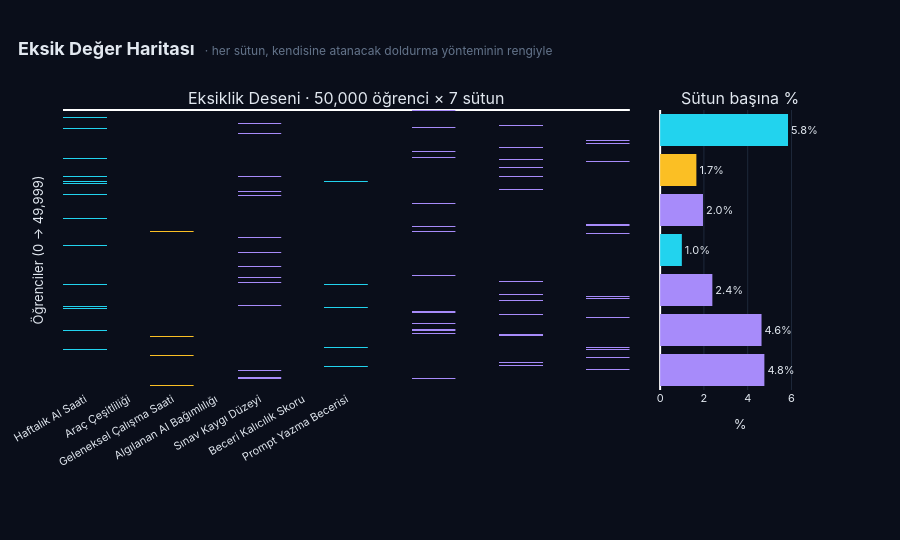

Notebook source saved alongside this figure:
### Markdown cell above
<div style="background:linear-gradient(90deg,#0b1220 0%,#101a2e 100%);
  border-left:6px solid #22d3ee; padding:14px 22px; border-radius:10px;
  margin:22px 0 8px; box-shadow:0 4px 12px rgba(0,0,0,0.30);">
  <span style="color:#22d3ee; font-weight:800; font-size:0.74em; letter-spacing:2.4px;">ALT BÖLÜM</span>
  <h3 style="color:#f1f5f9; font-family:'Inter','Segoe UI',sans-serif; font-weight:700;
    font-size:1.18em; margin:4px 0 0; letter-spacing:0.5px;">2. EKSİK DEĞER DAĞILIMI</h3>
</div>

### Code cell
# ════════════════════════════════════════════════════════════════════
# 1b — Eksik Değer Haritası (dağılım deseni)
# ════════════════════════════════════════════════════════════════════
miss_matrix = df_raw[ALL_MISS].isnull().astype(int).values
# Görsel iyileştirme: her sütun kendi stratejik rengiyle aydınlansın (mevcut → cam efektli rampa)
col_colors = [STRATEGY_LABEL[c][1] for c in ALL_MISS]

# Subplot — sol: stratejiye göre renkli kolon haritası, sağ: sütun bazlı eksiklik oran çubuğu
fig_A = make_subplots(rows=1, cols=2, column_widths=[0.78, 0.22],
                     horizontal_spacing=0.04,
                     subplot_titles=('Eksiklik Deseni · 50,000 öğrenci × 7 sütun',
                                     'Sütun başına %'))

# Her sütunu kendi rengiyle çiz (sütunun rengi = doldurma yöntemi)
for j, col in enumerate(ALL_MISS):
    col_z = miss_matrix[:, j].reshape(-1, 1).astype(float)
    base = col_colors[j]
    r_, g_, b_ = int(base[1:3],16), int(base[3:5],16), int(base[5:7],16)
    fig_A.add_trace(go.Heatmap(
        z=col_z, x=[col], showscale=False, hoverongaps=False,
        colorscale=[[0, 'rgba(15,23,42,0)'], [0.5, 'rgba(15,23,42,0)'],
                    [0.5001, f'rgba({r_},{g_},{b_},0.85)'], [1, f'rgba({r_},{g_},{b_},1)']],
        hovertemplate=f'{col}<br>satır %{{y}}<br>eksik<extra></extra>',
    ), row=1, col=1)

# Sağda: yatay bar — eksik %
fig_A.add_trace(go.Bar(
    x=[miss_pct[c] for c in ALL_MISS], y=ALL_MISS, orientation='h',
    marker=dict(color=col_colors, line=dict(width=0)),
    text=[f'{miss_pct[c]:.1f}%' for c in ALL_MISS], textposition='outside',
    textfont=dict(color=P['text'], size=11, family='Inter'),
    hovertemplate='%{y}<br>%{x:.2f}%<extra></extra>', showlegend=False,
), row=1, col=2)

fig_A.update_layout(
    title=dict(text='<b>Eksik Değer Haritası</b>  <span style="color:#64748b; font-size:12px">· her sütun, kendisine atanacak doldurma yönteminin rengiyle</span>',
               font=dict(size=18, color=P['text'], family='Inter'), x=0.02, xanchor='left'),
    paper_bgcolor=P['bg'], plot_bgcolor=P['bg'],
    font=dict(family='Inter', color=P['text'], size=11),
    height=540, margin=dict(l=40, r=80, t=110, b=150),
    showlegend=False,
)
fig_A.update_xaxes(tickangle=-30, showgrid=False, row=1, col=1, tickfont=dict(size=11))
fig_A.update_yaxes(showticklabels=False, showgrid=False, autorange='reversed',
                  title='Öğrenciler (0 → 49,999)', row=1, col=1)
fig_A.update_xaxes(title='%', gridcolor=P['grid'], row=1, col=2,
                  range=[0, max(miss_pct.values)*1.25])
fig_A.update_yaxes(showticklabels=False, showgrid=False, autorange='reversed', row=1, col=2)
fig_A.show()
total_miss = int(miss_matrix.sum())
display(card('GÖZLEM', '#22d3ee',
    f"Toplam {total_miss:,} eksik hücre 7 sütuna dağınık şekilde serpilmiş."))

### Figure 1 — Plotly figure (JSON) as saved in the notebook; plotly's stock layout.template omitted (floating-point values rounded to 4 significant figures; data arrays with more than 128 entries replaced by an {"elided": "..."} marker saying what was removed)
{"data": [{"colorscale": [[0, "rgba(15,23,42,0)"], [0.5, "rgba(15,23,42,0)"], [0.5001, "rgba(34,211,238,0.85)"], [1, "rgba(34,211,238,1)"]], "hoverongaps": false, "hovertemplate": "Haftalık AI Saati<br>satır %{y}<br>eksik<extra></extra>", "showscale": false, "type": "heatmap", "x": ["Haftalık AI Saati"], "xaxis": "x", "yaxis": "y", "z": {"elided": "50000x1 float values"}}, {"colorscale": [[0, "rgba(15,23,42,0)"], [0.5, "rgba(15,23,42,0)"], [0.5001, "rgba(251,191,36,0.85)"], [1, "rgba(251,191,36,1)"]], "hoverongaps": false, "hovertemplate": "Araç Çeşitliliği<br>satır %{y}<br>eksik<extra></extra>", "showscale": false, "type": "heatmap", "x": ["Araç Çeşitliliği"], "xaxis": "x", "yaxis": "y", "z": {"elided": "50000x1 float values"}}, {"colorscale": [[0, "rgba(15,23,42,0)"], [0.5, "rgba(15,23,42,0)"], [0.5001, "rgba(167,139,250,0.85)"], [1, "rgba(167,139,250,1)"]], "hoverongaps": false, "hovertemplate": "Geleneksel Çalışma Saati<br>satır %{y}<br>eksik<extra></extra>", "showscale": false, "type": "heatmap", "x": ["Geleneksel Çalışma Saati"], "xaxis": "x", "yaxis": "y", "z": {"elided": "50000x1 float values"}}, {"colorscale": [[0, "rgba(15,23,42,0)"], [0.5, "rgba(15,23,42,0)"], [0.5001, "rgba(34,211,238,0.85)"], [1, "rgba(34,211,238,1)"]], "hoverongaps": false, "hovertemplate": "Algılanan AI Bağımlılığı<br>satır %{y}<br>eksik<extra></extra>", "showscale": false, "type": "heatmap", "x": ["Algılanan AI Bağımlılığı"], "xaxis": "x", "yaxis": "y", "z": {"elided": "50000x1 float values"}}, {"colorscale": [[0, "rgba(15,23,42,0)"], [0.5, "rgba(15,23,42,0)"], [0.5001, "rgba(167,139,250,0.85)"], [1, "rgba(167,139,250,1)"]], "hoverongaps": false, "hovertemplate": "Sınav Kaygı Düzeyi<br>satır %{y}<br>eksik<extra></extra>", "showscale": false, "type": "heatmap", "x": ["Sınav Kaygı Düzeyi"], "xaxis": "x", "yaxis": "y", "z": {"elided": "50000x1 float values"}}, {"colorscale": [[0, "rgba(15,23,42,0)"], [0.5, "rgba(15,23,42,0)"], [0.5001, "rgba(167,139,250,0.85)"], [1, "rgba(167,139,250,1)"]], "hoverongaps": false, "hovertemplate": "Beceri Kalıcılık Skoru<br>satır %{y}<br>eksik<extra></extra>", "showscale": false, "type": "heatmap", "x": ["Beceri Kalıcılık Skoru"], "xaxis": "x", "yaxis": "y", "z": {"elided": "50000x1 float values"}}, {"colorscale": [[0, "rgba(15,23,42,0)"], [0.5, "rgba(15,23,42,0)"], [0.5001, "rgba(167,139,250,0.85)"], [1, "rgba(167,139,250,1)"]], "hoverongaps": false, "hovertemplate": "Prompt Yazma Becerisi<br>satır %{y}<br>eksik<extra></extra>", "showscale": false, "type": "heatmap", "x": ["Prompt Yazma Becerisi"], "xaxis": "x", "yaxis": "y", "z": {"elided": "50000x1 float values"}}, {"hovertemplate": "%{y}<br>%{x:.2f}%<extra></extra>", "marker": {"color": ["#22d3ee", "#fbbf24", "#a78bfa", "#22d3ee", "#a78bfa", "#a78bfa", "#a78bfa"], "line": {"width": 0}}, "orientation": "h", "showlegend": false, "text": ["5.8%", "1.7%", "2.0%", "1.0%", "2.4%", "4.6%", "4.8%"], "textfont": {"color": "#e2e8f0", "family": "Inter", "size": 11}, "textposition": "outside", "type": "bar", "x": [5.842, 1.656, 1.958, 0.992, 2.386, 4.632, 4.762], "xaxis": "x2", "y": ["Haftalık AI Saati", "Araç Çeşitliliği", "Geleneksel Çalışma Saati", "Algılanan AI Bağımlılığı", "Sınav Kaygı Düzeyi", "Beceri Kalıcılık Skoru", "Prompt Yazma Becerisi"], "yaxis": "y2"}], "layout": {"annotations": [{"font": {"size": 16}, "showarrow": false, "text": "Eksiklik Deseni · 50,000 öğrenci × 7 sütun", "x": 0.3744, "xanchor": "center", "xref": "paper", "y": 1, "yanchor": "bottom", "yref": "paper"}, {"font": {"size": 16}, "showarrow": false, "text": "Sütun başına %", "x": 0.8944, "xanchor": "center", "xref": "paper", "y": 1, "yanchor": "bottom", "yref": "paper"}], "font": {"color": "#e2e8f0", "family": "Inter", "size": 11}, "height": 540, "margin": {"b": 150, "l": 40, "r": 80, "t": 110}, "paper_bgcolor": "#0a0e1a", "plot_bgcolor": "#0a0e1a", "showlegend": false, "title": {"font": {"color": "#e2e8f0", "family": "Inter", "size": 18}, "text": "<b>Eksik Değer Haritası</b>  <span style=\"color:#64748b; font-size:12px\">· her sütun, kendisine atanacak doldurma yönteminin rengiyle</span>", "x": 0.02, "xanchor": "left"}, "xaxis": {"anchor": "y", "domain": [0, 0.7488], "showgrid": false, "tickangle": -30, "tickfont": {"size": 11}}, "xaxis2": {"anchor": "y2", "domain": [0.7888, 1], "gridcolor": "#1e293b", "range": [0, 7.302], "title": {"text": "%"}}, "yaxis": {"anchor": "x", "autorange": "reversed", "domain": [0, 1], "showgrid": false, "showticklabels": false, "title": {"text": "Öğrenciler (0 → 49,999)"}}, "yaxis2": {"anchor": "x2", "autorange": "reversed", "domain": [0, 1], "showgrid": false, "showticklabels": false}}}
